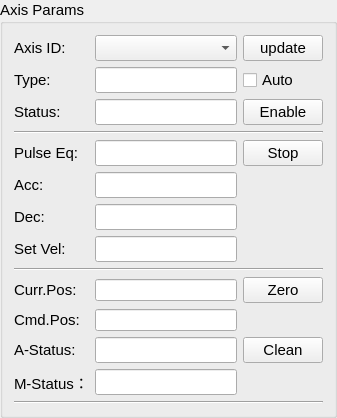
            <widget class="QGroupBox" name="groupBox_3">
             <property name="sizePolicy">
              <sizepolicy hsizetype="Ignored" vsizetype="Preferred">
               <horstretch>0</horstretch>
               <verstretch>0</verstretch>
              </sizepolicy>
             </property>
             <property name="font">
              <font>
               <family>Ubuntu</family>
               <pointsize>11</pointsize>
              </font>
             </property>
             <property name="title">
              <string>Axis Params</string>
             </property>
             <layout class="QGridLayout" name="gridLayout_4">
              <item row="5" column="0">
               <widget class="QLabel" name="label_8">
                <property name="sizePolicy">
                 <sizepolicy hsizetype="Preferred" vsizetype="Preferred">
                  <horstretch>0</horstretch>
                  <verstretch>0</verstretch>
                 </sizepolicy>
                </property>
                <property name="font">
                 <font>
                  <family>Ubuntu</family>
                  <pointsize>11</pointsize>
                 </font>
                </property>
                <property name="text">
                 <string>Acc:</string>
                </property>
               </widget>
              </item>
              <item row="8" column="0" colspan="3">
               <widget class="Line" name="line_2">
                <property name="font">
                 <font>
                  <family>Ubuntu</family>
                  <pointsize>11</pointsize>
                 </font>
                </property>
                <property name="orientation">
                 <enum>Qt::Horizontal</enum>
                </property>
               </widget>
              </item>
              <item row="1" column="2">
               <widget class="QCheckBox" name="CB_AutoUpdate">
                <property name="font">
                 <font>
                  <family>Ubuntu</family>
                  <pointsize>11</pointsize>
                 </font>
                </property>
                <property name="text">
                 <string>Auto</string>
                </property>
               </widget>
              </item>
              <item row="7" column="1">
               <widget class="QLineEdit" name="LE_Speed">
                <property name="font">
                 <font>
                  <family>Ubuntu</family>
                  <pointsize>11</pointsize>
                 </font>
                </property>
               </widget>
              </item>
              <item row="2" column="2">
               <widget class="QPushButton" name="Btn_Enable">
                <property name="sizePolicy">
                 <sizepolicy hsizetype="Ignored" vsizetype="Preferred">
                  <horstretch>0</horstretch>
                  <verstretch>0</verstretch>
                 </sizepolicy>
                </property>
                <property name="font">
                 <font>
                  <family>Ubuntu</family>
                  <pointsize>11</pointsize>
                 </font>
                </property>
                <property name="text">
                 <string>Enable</string>
                </property>
               </widget>
              </item>
              <item row="12" column="0">
               <widget class="QLabel" name="label_16">
                <property name="sizePolicy">
                 <sizepolicy hsizetype="Preferred" vsizetype="Preferred">
                  <horstretch>0</horstretch>
                  <verstretch>0</verstretch>
                 </sizepolicy>
                </property>
                <property name="font">
                 <font>
                  <family>Ubuntu</family>
                  <pointsize>11</pointsize>
                 </font>
                </property>
                <property name="text">
                 <string>M-Status：</string>
                </property>
               </widget>
              </item>
              <item row="9" column="1">
               <widget class="QLineEdit" name="LE_CurrentAxisPos">
                <property name="sizePolicy">
                 <sizepolicy hsizetype="Expanding" vsizetype="Fixed">
                  <horstretch>0</horstretch>
                  <verstretch>0</verstretch>
                 </sizepolicy>
                </property>
                <property name="font">
                 <font>
                  <family>Ubuntu</family>
                  <pointsize>8</pointsize>
                 </font>
                </property>
               </widget>
              </item>
              <item row="11" column="1">
               <widget class="QLineEdit" name="LE_AxisStatus">
                <property name="font">
                 <font>
                  <family>Ubuntu</family>
                  <pointsize>11</pointsize>
                 </font>
                </property>
               </widget>
              </item>
              <item row="0" column="2">
               <widget class="QPushButton" name="Btn_Update">
                <property name="sizePolicy">
                 <sizepolicy hsizetype="Ignored" vsizetype="Preferred">
                  <horstretch>0</horstretch>
                  <verstretch>0</verstretch>
                 </sizepolicy>
                </property>
                <property name="font">
                 <font>
                  <family>Ubuntu</family>
                  <pointsize>11</pointsize>
                 </font>
                </property>
                <property name="text">
                 <string>update</string>
                </property>
               </widget>
              </item>
              <item row="5" column="1">
               <widget class="QLineEdit" name="LE_Accel">
                <property name="font">
                 <font>
                  <family>Ubuntu</family>
                  <pointsize>11</pointsize>
                 </font>
                </property>
               </widget>
              </item>
              <item row="4" column="0">
               <widget class="QLabel" name="label_7">
                <property name="sizePolicy">
                 <sizepolicy hsizetype="Preferred" vsizetype="Preferred">
                  <horstretch>0</horstretch>
                  <verstretch>0</verstretch>
                 </sizepolicy>
                </property>
                <property name="font">
                 <font>
                  <family>Ubuntu</family>
                  <pointsize>11</pointsize>
                 </font>
                </property>
                <property name="text">
                 <string>Pulse Eq:</string>
                </property>
               </widget>
              </item>
              <item row="2" column="0">
               <widget class="QLabel" name="label_5">
                <property name="sizePolicy">
                 <sizepolicy hsizetype="Preferred" vsizetype="Preferred">
                  <horstretch>0</horstretch>
                  <verstretch>0</verstretch>
                 </sizepolicy>
                </property>
                <property name="font">
                 <font>
                  <family>Ubuntu</family>
                  <pointsize>11</pointsize>
                 </font>
                </property>
                <property name="text">
                 <string>Status:</string>
                </property>
               </widget>
              </item>
              <item row="0" column="0">
               <widget class="QLabel" name="label_4">
                <property name="sizePolicy">
                 <sizepolicy hsizetype="Preferred" vsizetype="Preferred">
                  <horstretch>0</horstretch>
                  <verstretch>0</verstretch>
                 </sizepolicy>
                </property>
                <property name="font">
                 <font>
                  <family>Ubuntu</family>
                  <pointsize>11</pointsize>
                 </font>
                </property>
                <property name="text">
                 <string>Axis ID:</string>
                </property>
               </widget>
              </item>
              <item row="4" column="1">
               <widget class="QLineEdit" name="LE_PulseEquivalent">
                <property name="sizePolicy">
                 <sizepolicy hsizetype="Minimum" vsizetype="Fixed">
                  <horstretch>0</horstretch>
                  <verstretch>0</verstretch>
                 </sizepolicy>
                </property>
                <property name="font">
                 <font>
                  <family>Ubuntu</family>
                  <pointsize>11</pointsize>
                 </font>
                </property>
               </widget>
              </item>
              <item row="12" column="1">
               <widget class="QLineEdit" name="LE_IfIdle">
                <property name="font">
                 <font>
                  <family>Ubuntu</family>
                  <pointsize>11</pointsize>
                 </font>
                </property>
               </widget>
              </item>
              <item row="11" column="2">
               <widget class="QPushButton" name="Btn_ClearAlm">
                <property name="sizePolicy">
                 <sizepolicy hsizetype="Ignored" vsizetype="Preferred">
                  <horstretch>0</horstretch>
                  <verstretch>0</verstretch>
                 </sizepolicy>
                </property>
                <property name="font">
                 <font>
                  <family>Ubuntu</family>
                  <pointsize>11</pointsize>
                 </font>
                </property>
                <property name="text">
                 <string>Clean</string>
                </property>
               </widget>
              </item>
              <item row="3" column="0" colspan="3">
               <widget class="Line" name="line">
                <property name="font">
                 <font>
                  <family>Ubuntu</family>
                  <pointsize>11</pointsize>
                 </font>
                </property>
                <property name="orientation">
                 <enum>Qt::Horizontal</enum>
                </property>
               </widget>
              </item>
              <item row="2" column="1">
               <widget class="QLineEdit" name="LE_EableStatus">
                <property name="sizePolicy">
                 <sizepolicy hsizetype="Preferred" vsizetype="Fixed">
                  <horstretch>0</horstretch>
                  <verstretch>0</verstretch>
                 </sizepolicy>
                </property>
                <property name="minimumSize">
                 <size>
                  <width>0</width>
                  <height>0</height>
                 </size>
                </property>
                <property name="font">
                 <font>
                  <family>Ubuntu</family>
                  <pointsize>11</pointsize>
                 </font>
                </property>
               </widget>
              </item>
              <item row="4" column="2">
               <widget class="QPushButton" name="Btn_StopMove">
                <property name="text">
                 <string>Stop</string>
                </property>
               </widget>
              </item>
              <item row="9" column="2">
               <widget class="QPushButton" name="Btn_setCurrZero">
                <property name="text">
                 <string>Zero</string>
                </property>
               </widget>
              </item>
              <item row="1" column="1">
               <widget class="QLineEdit" name="LE_Atype">
                <property name="sizePolicy">
                 <sizepolicy hsizetype="Preferred" vsizetype="Fixed">
                  <horstretch>0</horstretch>
                  <verstretch>0</verstretch>
                 </sizepolicy>
                </property>
                <property name="font">
                 <font>
                  <family>Ubuntu</family>
                  <pointsize>11</pointsize>
                 </font>
                </property>
               </widget>
              </item>
              <item row="10" column="1">
               <widget class="QLineEdit" name="LE_DirectAxisPos">
                <property name="font">
                 <font>
                  <family>Ubuntu</family>
                  <pointsize>8</pointsize>
                 </font>
                </property>
               </widget>
              </item>
              <item row="0" column="1">
               <widget class="QComboBox" name="CB_AxisNum">
                <property name="sizePolicy">
                 <sizepolicy hsizetype="Expanding" vsizetype="Fixed">
                  <horstretch>0</horstretch>
                  <verstretch>0</verstretch>
                 </sizepolicy>
                </property>
                <property name="font">
                 <font>
                  <family>Ubuntu</family>
                  <pointsize>11</pointsize>
                 </font>
                </property>
               </widget>
              </item>
              <item row="7" column="0">
               <widget class="QLabel" name="label_10">
                <property name="sizePolicy">
                 <sizepolicy hsizetype="Preferred" vsizetype="Preferred">
                  <horstretch>0</horstretch>
                  <verstretch>0</verstretch>
                 </sizepolicy>
                </property>
                <property name="font">
                 <font>
                  <family>Ubuntu</family>
                  <pointsize>11</pointsize>
                 </font>
                </property>
                <property name="text">
                 <string>Set Vel:</string>
                </property>
               </widget>
              </item>
              <item row="10" column="0">
               <widget class="QLabel" name="label_11">
                <property name="sizePolicy">
                 <sizepolicy hsizetype="Preferred" vsizetype="Preferred">
                  <horstretch>0</horstretch>
                  <verstretch>0</verstretch>
                 </sizepolicy>
                </property>
                <property name="font">
                 <font>
                  <family>Ubuntu</family>
                  <pointsize>11</pointsize>
                 </font>
                </property>
                <property name="text">
                 <string>Cmd.Pos:</string>
                </property>
               </widget>
              </item>
              <item row="11" column="0">
               <widget class="QLabel" name="label_15">
                <property name="sizePolicy">
                 <sizepolicy hsizetype="Preferred" vsizetype="Preferred">
                  <horstretch>0</horstretch>
                  <verstretch>0</verstretch>
                 </sizepolicy>
                </property>
                <property name="font">
                 <font>
                  <family>Ubuntu</family>
                  <pointsize>11</pointsize>
                 </font>
                </property>
                <property name="text">
                 <string>A-Status:</string>
                </property>
               </widget>
              </item>
              <item row="9" column="0">
               <widget class="QLabel" name="label_12">
                <property name="sizePolicy">
                 <sizepolicy hsizetype="Preferred" vsizetype="Preferred">
                  <horstretch>0</horstretch>
                  <verstretch>0</verstretch>
                 </sizepolicy>
                </property>
                <property name="font">
                 <font>
                  <family>Ubuntu</family>
                  <pointsize>11</pointsize>
                 </font>
                </property>
                <property name="text">
                 <string>Curr.Pos:</string>
                </property>
               </widget>
              </item>
              <item row="6" column="0">
               <widget class="QLabel" name="label_9">
                <property name="sizePolicy">
                 <sizepolicy hsizetype="Preferred" vsizetype="Preferred">
                  <horstretch>0</horstretch>
                  <verstretch>0</verstretch>
                 </sizepolicy>
                </property>
                <property name="font">
                 <font>
                  <family>Ubuntu</family>
                  <pointsize>11</pointsize>
                 </font>
                </property>
                <property name="text">
                 <string>Dec:</string>
                </property>
               </widget>
              </item>
              <item row="1" column="0">
               <widget class="QLabel" name="label_6">
                <property name="sizePolicy">
                 <sizepolicy hsizetype="Preferred" vsizetype="Preferred">
                  <horstretch>0</horstretch>
                  <verstretch>0</verstretch>
                 </sizepolicy>
                </property>
                <property name="font">
                 <font>
                  <family>Ubuntu</family>
                  <pointsize>11</pointsize>
                 </font>
                </property>
                <property name="text">
                 <string>Type:</string>
                </property>
               </widget>
              </item>
              <item row="6" column="1">
               <widget class="QLineEdit" name="LE_Decel">
                <property name="font">
                 <font>
                  <family>Ubuntu</family>
                  <pointsize>11</pointsize>
                 </font>
                </property>
               </widget>
              </item>
              <item row="13" column="0" colspan="3">
               <widget class="Line" name="line_5">
                <property name="orientation">
                 <enum>Qt::Horizontal</enum>
                </property>
               </widget>
              </item>
             </layout>
            </widget>
